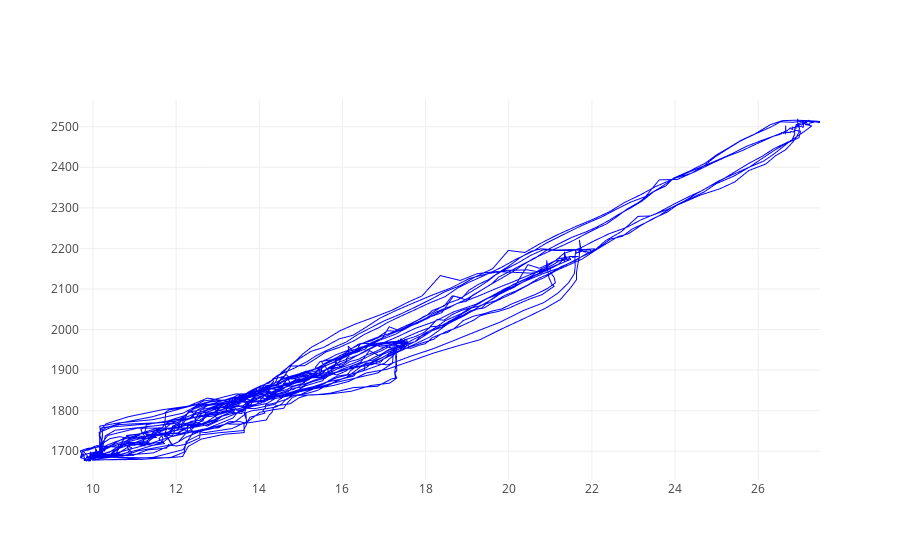

The code cell stored with this chart in its notebook:
### Code cell
adjX = 0
adjY = 8

#assign data
trace0 = go.Scattergl(
        x = ynew[adjX:],
        y = SensorData[adjY:],
        name ="xy",
        mode = 'lines',
        line=dict(
            width=1, color='blue'
        )
)
data = [trace0]

iplot(data, filename='scatter')

### Figure 1 — Plotly figure (JSON) as saved in the notebook; plotly's stock layout.template omitted (floating-point values rounded to 4 significant figures; data arrays with more than 128 entries replaced by an {"elided": "..."} marker saying what was removed)
{"data": [{"line": {"color": "blue", "width": 1}, "mode": "lines", "name": "xy", "type": "scattergl", "x": {"elided": "2299 float values"}, "y": {"elided": "2309 str values"}}], "layout": {}}
